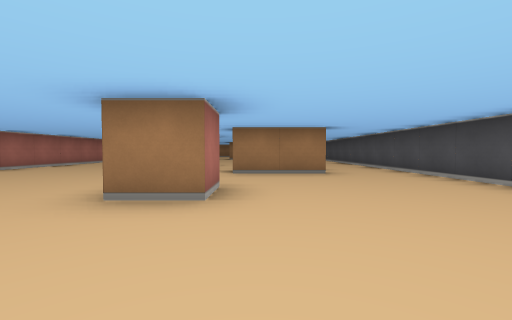
View 1 (above)

14 first-person views from a walk through a cub3D ray-caster map. The camera is about half as high as the walls, tilts 2° down and sees 90° across. The floor is counted in squares. Each view is taken from the middle of a square. On the plan, view 1 faces up. The plan holds only what a view shows up to about 9 squares ahead; the rest is blank.

View 2
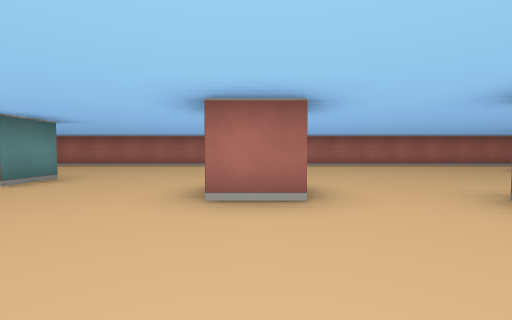

View 3
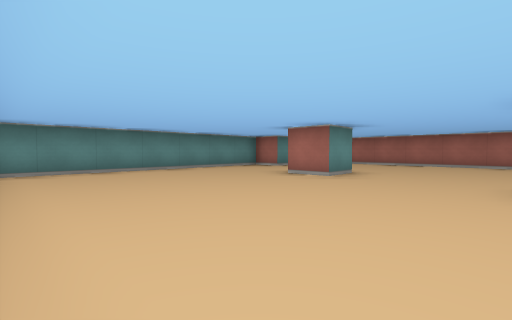

View 4
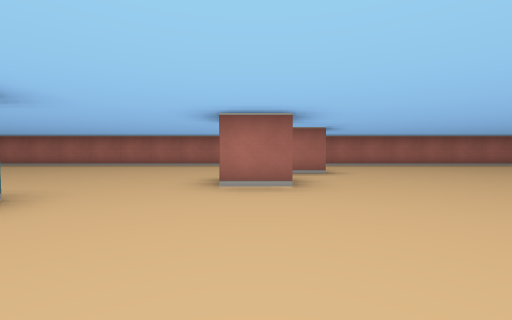

View 5
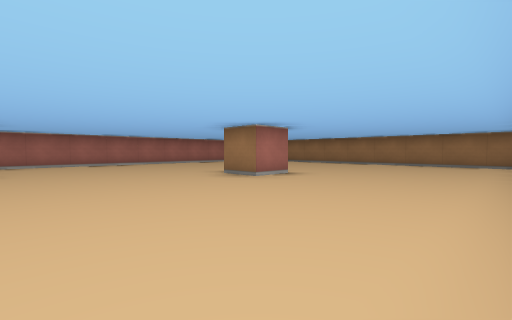

View 6
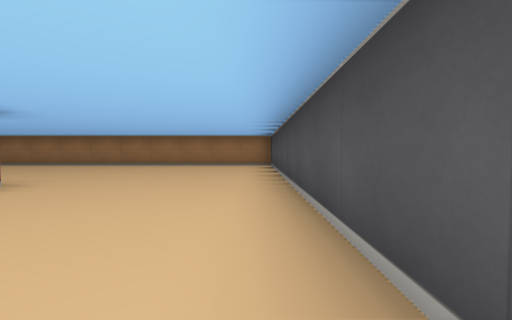

View 7
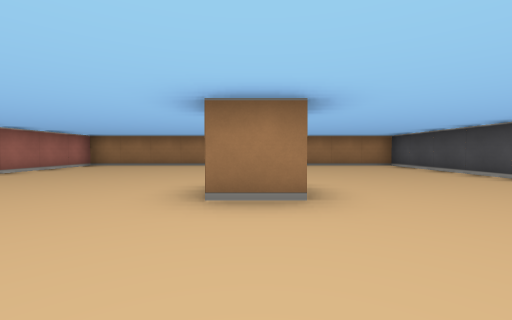

View 8
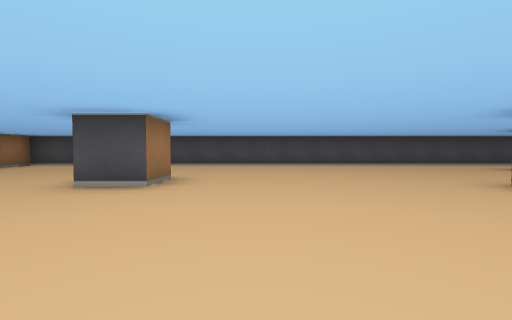

View 9
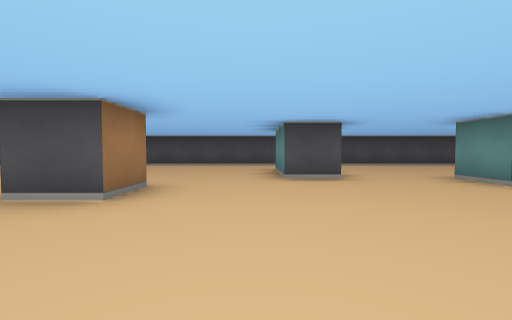

View 10
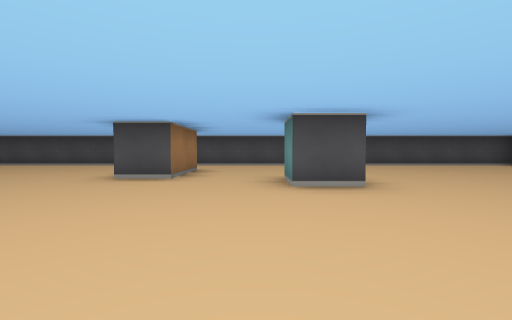

View 11
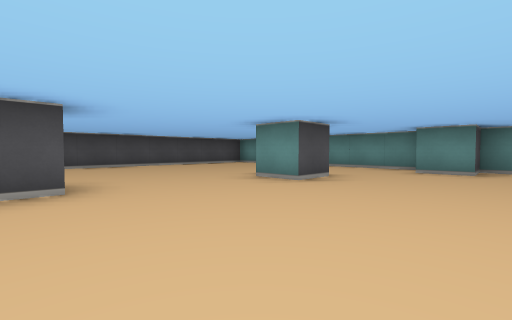

View 12
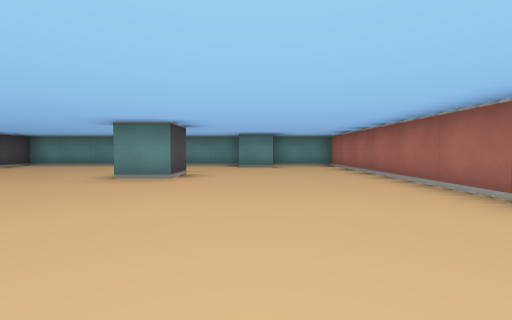

View 13
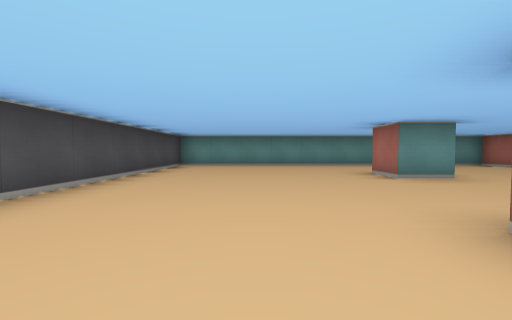

View 14
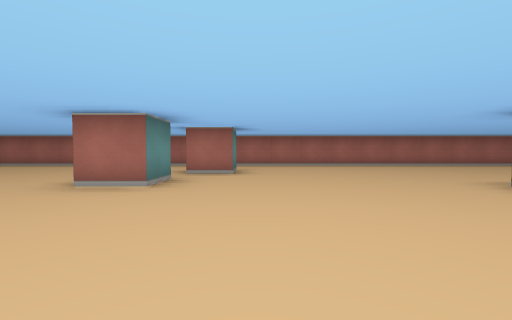

### Floor plan
Points are (right, up) in squares from view 1. A wall is a line through its corners. A room is listed if a view was taken in it or the views show most of it. See-through windows are left out.
Room 1 (views 1, 2, 3, 4, 5, 6, 7, 8, 9, 10, 11, 12, 13, 14)
walls: (-1.5, 8.5) (-2.5, 8.5) (-2.5, 9.5) (-1.5, 9.5) (-1.5, 8.5); (1.5, 5.5) (-0.5, 5.5) (-0.5, 6.5) (1.4, 6.5); (-4.5, 10.5) (-3.5, 10.5) (-3.5, 9.5); (-1.5, 3.5) (-0.5, 3.5) (-0.5, 2.5) (-1.5, 2.5) (-1.5, 3.5); (-0.5, 15.5) (-0.5, 14.5) (-1.5, 14.5) (-1.5, 15.5); (-2.5, -1.6) (-2.5, -0.5) (-1.5, -0.5) (-1.5, -1.5); (-3.5, -3.5) (-3.5, -4.5) (3.5, -4.5) (3.5, 20.5) (-6.5, 20.5) (-6.5, -4.5) (-4.5, -4.5) (-4.5, -3.5) (-3.5, -3.5)

Positions as (right, up) in squares from view 1, and headings:
1: (0, 0), facing up
2: (2, 3), facing left
3: (3, 2), facing down-left
4: (2, 9), facing left
5: (3, 11), facing up-left
6: (3, 12), facing up
7: (-1, 12), facing up
8: (-5, 13), facing right
9: (-5, 7), facing right
10: (-5, 4), facing right
11: (-5, 3), facing down-right
12: (-4, 4), facing down
13: (1, 4), facing down
14: (2, 11), facing left
